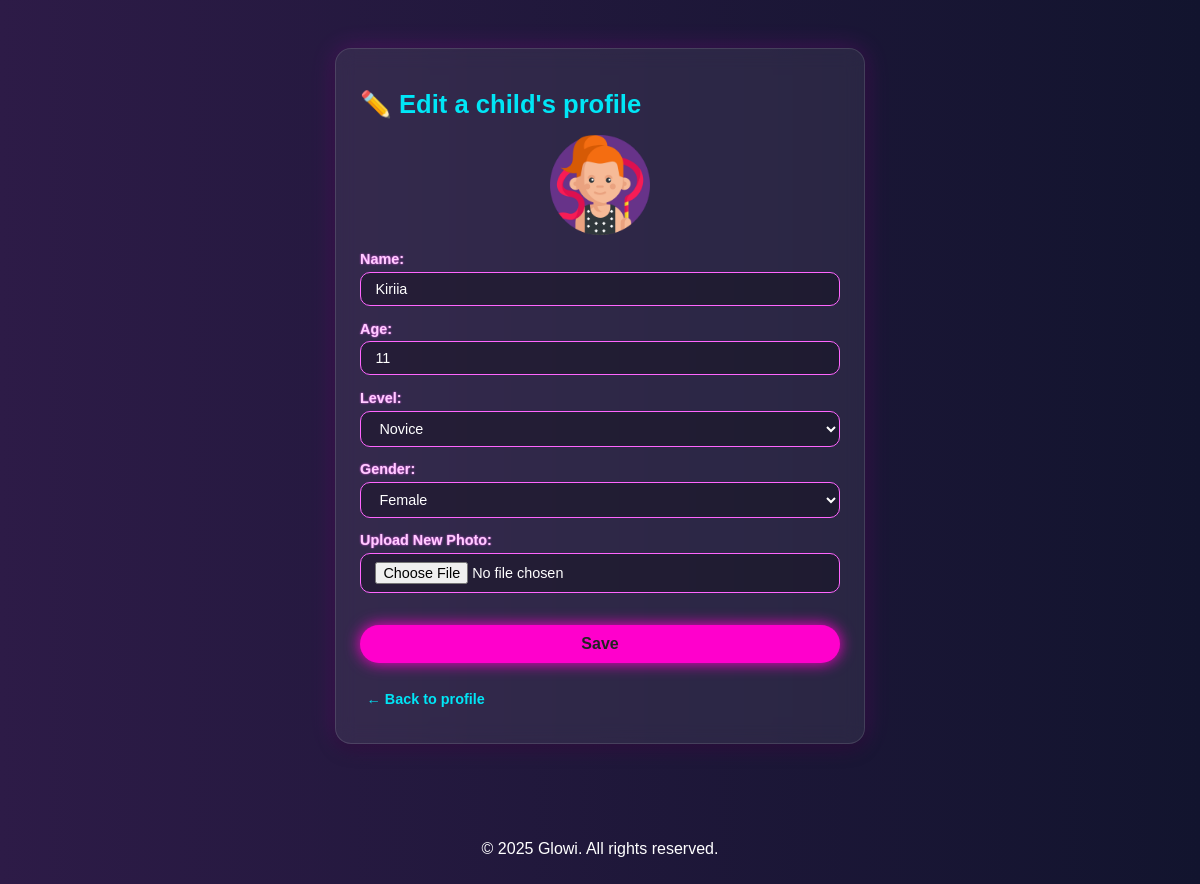
The app's page /edit_child.php?childID=2 with its own data.
### tables this page shows
CREATE TABLE `children` (
  `childID` int(4) NOT NULL,
  `parentID` int(11) NOT NULL,
  `name` varchar(100) NOT NULL,
  `age` int(11) NOT NULL,
  `groupLevel` varchar(50) NOT NULL,
  `photoImage` varchar(255) DEFAULT 'placeholder_100.jpg',
  `created_at` timestamp NOT NULL DEFAULT current_timestamp(),
  `updated_at` timestamp NOT NULL DEFAULT current_timestamp() ON UPDATE current_timestamp(),
  `gender` enum('male','female','unknown') DEFAULT 'unknown'
);

### edit_child.php (the view, shortened to what this page needs)
<?php
require 'database.php';
$uploadDir = "uploads/avatars/";
$childID = $_GET['childID'] ?? $_POST['childID'] ?? null;
$stmt = $pdo->prepare("SELECT * FROM children WHERE childID = ?");
$stmt->execute([$childID]);
$child = $stmt->fetch(PDO::FETCH_ASSOC);
$photoFile = $child['photoImage'] ?? '';
$photoPath = (!empty($photoFile) && file_exists($uploadDir . $photoFile))
    ? $uploadDir . htmlspecialchars($photoFile)
    : 'assets/img/placeholder.png';
?>
<!DOCTYPE html>
<html lang="ru">
<head>
   <link rel="stylesheet" href="css/edit_child.css">
</head>
<body>
<main class="container glowi-card" style="max-width: 480px; margin: 3rem auto;">
    <h2>✏️ Edit a child's profile</h2>
    <img src="<?= htmlspecialchars($photoPath) ?>" alt="Фото ребёнка" width="100" height="100" style=" object-fit: cover; margin-bottom: 1rem;" id="imagePreview" />
    <form method="POST" action="edit_child.php" enctype="multipart/form-data">
        <label for="name">Name:</label>
        <input id="name" type="text" name="name" value="<?= htmlspecialchars($child['name']) ?>" required>
        <label for="age">Age:</label>
        <input id="age" type="number" name="age" min="1" value="<?= htmlspecialchars($child['age']) ?>" required>
        <label for="groupLevel">Level:</label>
        <select id="groupLevel" name="groupLevel" required>
            <?php
            $levels = [
                "Novice", "Junior", "Senior",
                "Level 2A", "Level 2B", "Level 2C",
                "Level 3A", "Level 3B", "Level 3C",
                "Level 4A", "Level 4B", "Level 4C",
                "Level 5A", "Level 5B", "Level 5C",
                "Interclub 2A", "Interclub 2B", "Interclub 2C",
                "Interclub 3A", "Interclub 3B", "Interclub 3C"
            ];
            foreach ($levels as $level) {
                $selected = ($child['groupLevel'] === $level) ? 'selected' : '';
                echo "<option value=\"$level\" $selected>$level</option>";
            }
            ?>
        </select>
        <label for="gender">Gender:</label>
        <select id="gender" name="gender">
            <option value="female" <?= $child['gender'] === 'female' ? 'selected' : '' ?>>Female</option>
        </select>
        <label for="childImage">Upload New Photo:</label>
        <input id="childImage" type="file" name="childImage" accept="image/*" onchange="previewImage(event)"><br/><br/>
        <button type="submit" class="btn-save">Save</button>
        <p>
            <a href="child_profile.php?childID=<?= $childID ?>">
                ← Back to profile
            </a>
        </p>
    </form>
</main>
<?php include 'footer.php'; ?>
</body>
</html>

### css/edit_child.css (style rules this page uses)
body { margin: 0; font-family: 'Nunito', sans-serif; background: linear-gradient(to right, #2d1b47, #12142e); color: white; overflow-x: hidden; }
main.container.glowi-card { max-width: 400px; margin: 2rem auto; padding: 1.2rem 1.5rem; background: rgba(255, 255, 255, 0.07); border-radius: 16px; box-shadow: 0 6px 18px rgba(0, 0, 0, 0.3), 0 0 25px rgba(255, 0, 255, 0.2); backdrop-filter: blur(10px); border: 1px solid rgba(255, 255, 255, 0.12); transition: transform 0.3s ease, box-shadow 0.3s ease; }
main h2 { font-size: 1.6rem; margin-bottom: 1rem; color: #00e6f6; display: flex; align-items: center; gap: 0.6rem; }
#imagePreview { display: block; margin: 0 auto 1rem auto; object-fit: cover; width: 100px; height: 100px; }
form label { display: block; margin-bottom: 0.3rem; font-weight: 600; color: #ffccff; text-shadow: 0 0 2px #ff66ff; font-size: 0.9rem; }
form input[type="text"], form input[type="number"], form select, form input[type="file"] { width: 100%; box-sizing: border-box; padding: 0.5rem 0.9rem; margin-bottom: 0.9rem; border-radius: 10px; border: 1.3px solid #ff66ff; background: rgba(0, 0, 0, 0.28); color: #fff; font-size: 0.9rem; outline: none; transition: border-color 0.3s ease, box-shadow 0.3s ease; }
.btn-save { width: 100%; padding: 0.6rem; font-weight: 700; font-size: 1rem; border: none; border-radius: 25px; background: #ff00cc; color: #212222; cursor: pointer; box-shadow: 0 0 15px #ff00cc; transition: background 0.3s ease, transform 0.2s ease; }
a { color: #00e6f6; font-weight: 600; margin-top: 0.8rem; display: inline-flex; align-items: center; gap: 0.4rem; font-size: 0.9rem; text-decoration: none; transition: color 0.3s ease; }
main.container.glowi-card { animation: fadeInUp 0.7s ease forwards; }

### records on screen
children: photoImage (picture), name "Kiriia", age "11", gender "Female"

### other values on screen
form field groupLevel "Novice"
